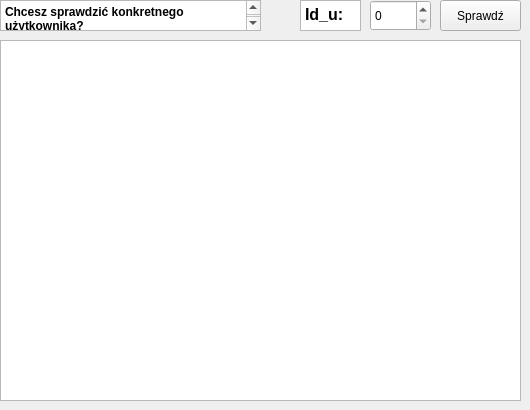
    <widget class="QWidget" name="allBorrowsPanel">
     <widget class="QTableWidget" name="allBorrowList">
      <property name="geometry">
       <rect>
        <x>0</x>
        <y>40</y>
        <width>521</width>
        <height>361</height>
       </rect>
      </property>
      <property name="sortingEnabled">
       <bool>true</bool>
      </property>
     </widget>
     <widget class="QTextBrowser" name="textBrowser_27">
      <property name="geometry">
       <rect>
        <x>0</x>
        <y>0</y>
        <width>261</width>
        <height>31</height>
       </rect>
      </property>
      <property name="html">
       <string>&lt;!DOCTYPE HTML PUBLIC &quot;-//W3C//DTD HTML 4.0//EN&quot; &quot;http://www.w3.org/TR/REC-html40/strict.dtd&quot;&gt;
&lt;html&gt;&lt;head&gt;&lt;meta name=&quot;qrichtext&quot; content=&quot;1&quot; /&gt;&lt;meta charset=&quot;utf-8&quot; /&gt;&lt;style type=&quot;text/css&quot;&gt;
p, li { white-space: pre-wrap; }
hr { height: 1px; border-width: 0; }
li.unchecked::marker { content: &quot;\2610&quot;; }
li.checked::marker { content: &quot;\2612&quot;; }
&lt;/style&gt;&lt;/head&gt;&lt;body style=&quot; font-family:'Segoe UI'; font-size:9pt; font-weight:400; font-style:normal;&quot;&gt;
&lt;p style=&quot; margin-top:0px; margin-bottom:0px; margin-left:0px; margin-right:0px; -qt-block-indent:0; text-indent:0px;&quot;&gt;&lt;span style=&quot; font-weight:700;&quot;&gt;Chcesz sprawdzić konkretnego użytkownika?&lt;/span&gt;&lt;/p&gt;&lt;/body&gt;&lt;/html&gt;</string>
      </property>
     </widget>
     <widget class="QSpinBox" name="allBorrowListSpecificUser">
      <property name="geometry">
       <rect>
        <x>370</x>
        <y>0</y>
        <width>61</width>
        <height>31</height>
       </rect>
      </property>
     </widget>
     <widget class="QTextBrowser" name="textBrowser_24">
      <property name="geometry">
       <rect>
        <x>300</x>
        <y>0</y>
        <width>61</width>
        <height>31</height>
       </rect>
      </property>
      <property name="html">
       <string>&lt;!DOCTYPE HTML PUBLIC &quot;-//W3C//DTD HTML 4.0//EN&quot; &quot;http://www.w3.org/TR/REC-html40/strict.dtd&quot;&gt;
&lt;html&gt;&lt;head&gt;&lt;meta name=&quot;qrichtext&quot; content=&quot;1&quot; /&gt;&lt;meta charset=&quot;utf-8&quot; /&gt;&lt;style type=&quot;text/css&quot;&gt;
p, li { white-space: pre-wrap; }
hr { height: 1px; border-width: 0; }
li.unchecked::marker { content: &quot;\2610&quot;; }
li.checked::marker { content: &quot;\2612&quot;; }
&lt;/style&gt;&lt;/head&gt;&lt;body style=&quot; font-family:'Segoe UI'; font-size:9pt; font-weight:400; font-style:normal;&quot;&gt;
&lt;p style=&quot; margin-top:0px; margin-bottom:0px; margin-left:0px; margin-right:0px; -qt-block-indent:0; text-indent:0px;&quot;&gt;&lt;span style=&quot; font-size:12pt; font-weight:700;&quot;&gt;Id_u:&lt;/span&gt;&lt;/p&gt;&lt;/body&gt;&lt;/html&gt;</string>
      </property>
     </widget>
     <widget class="QPushButton" name="allBorrowListSpecificUserBtn">
      <property name="geometry">
       <rect>
        <x>440</x>
        <y>0</y>
        <width>81</width>
        <height>31</height>
       </rect>
      </property>
      <property name="text">
       <string>Sprawdź</string>
      </property>
     </widget>
    </widget>
